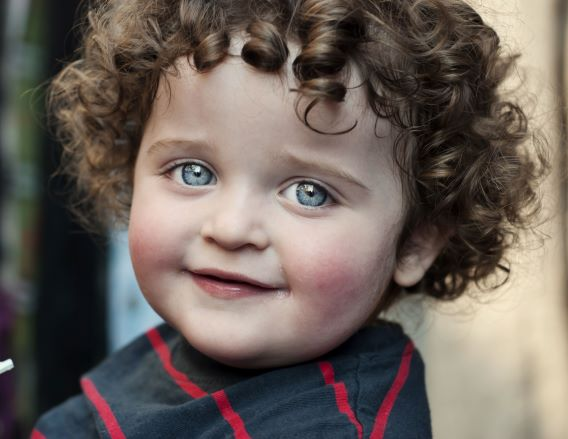
#> input picture test/baby-1.jpg, 568 x 439 px
$ python face_detect_img.py
#> lines starting #> are read from the running program, lines starting #| are printed output that depends on the picture; after the words box and inside, x2 and y2 are one past the last pixel; in counts of white or black regions, pixels touching at a corner belong together
#> in main, img is the input picture: shape (439, 568, 3); mean B, G, R 90.8, 97.5, 108.3
# =========================================================================
# Filename:     face_detect_img.py
# Name:         Tran Minh Chien
# Date:         2019.12.22
# =========================================================================

import numpy as np
import cv2
import matplotlib.pyplot as plt


def convertToRGB(image):
    return cv2.cvtColor(image, cv2.COLOR_BGR2RGB)

#  Faces detect function
def face_detect(cascade, test_image, scaleFactor = 1.1):
    # create a copy of the image to prevent any changes to the original one.
#> called with scaleFactor = 1.1
    image_copy = test_image.copy()

    #convert the test image to gray scale as opencv face detector expects gray images
    gray_image = cv2.cvtColor(image_copy, cv2.COLOR_BGR2GRAY)
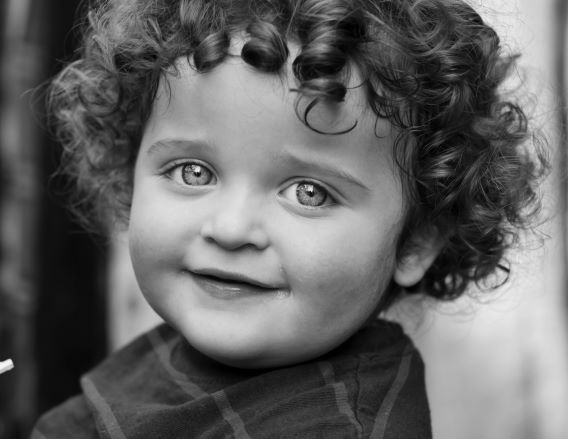
#> gray_image: shape (439, 568); min 0, max 252, mean 100

    # Applying the haar classifier to detect faces
    faces_rect = cascade.detectMultiScale(gray_image, scaleFactor=scaleFactor, minNeighbors = 5)
#> faces_rect = [[100, 69, 275, 275]]

    for (x, y, w, h) in faces_rect:
        cv2.rectangle(image_copy, (x, y), (x+w, y+h), (0, 255, 0), 5)
#> this loop made 1 pass
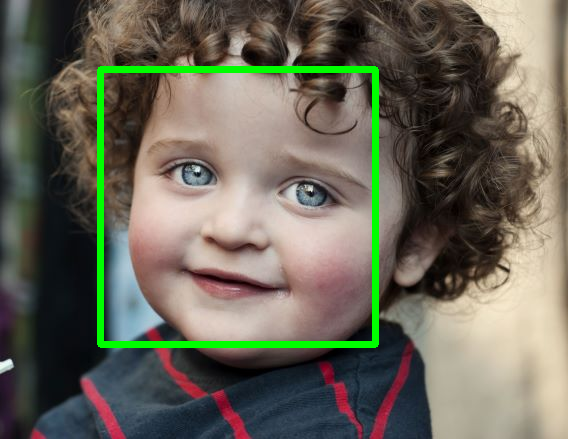
#> image_copy: shape (439, 568, 3); 3.08% of pixels changed, all inside (x1, y1, x2, y2) = (97, 66, 379, 348)

    return image_copy

# Main function
def main():
    # Load Haar cascade data
    haar_cascade_face = cv2.CascadeClassifier('data/haarcascades/haarcascade_frontalface_alt2.xml')

    # Load image
    img = cv2.imread('test/baby-1.jpg')

    # Detect faces
    faces = face_detect(haar_cascade_face, img)

    # Convert to RGB and display image
    # plt.imshow(convertToRGB(faces))

    # Display the images in subplots
    cv2.imshow('faces',faces)

if __name__ == '__main__':
    main()
    cv2.waitKey(0)

$ run again, with test/baby-2.jpg copied over test/baby-1.jpg
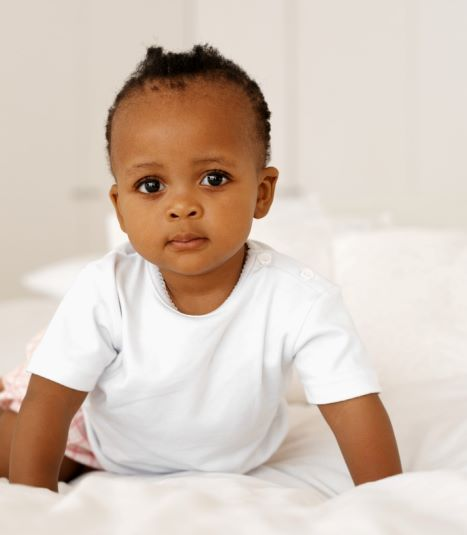
#> input picture test/baby-2.jpg, 467 x 535 px
#> in main, img is the input picture: shape (535, 467, 3); mean B, G, R 186.4, 198.3, 214.1
#> in face_detect, `gray_image = cv2.cvtColor(image_copy, cv2.COLOR_BGR2GRAY)`:
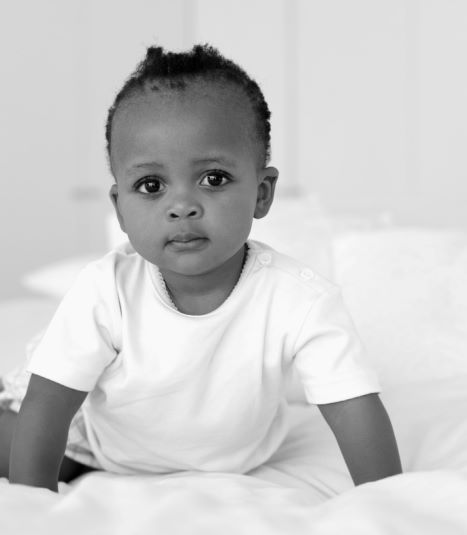
#> gray_image: shape (535, 467); min 0, max 255, mean 201.7
#> faces_rect = [[98, 116, 166, 166]]
#> the loop in face_detect, `for (x, y, w, h) in faces_rect:` made 1 pass
#> after the loop in face_detect, `for (x, y, w, h) in faces_rect:`:
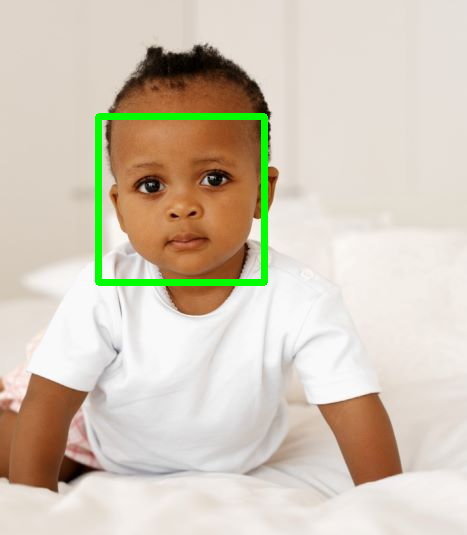
#> image_copy: shape (535, 467, 3); 1.85% of pixels changed, all inside (x1, y1, x2, y2) = (95, 113, 268, 286)

$ run again, with test/group.png saved as test/baby-1.jpg
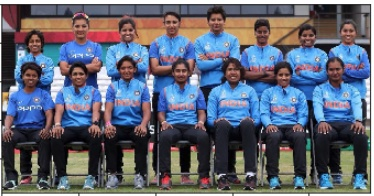
#> input picture test/group.png, 374 x 196 px
#> in main, img is the input picture: shape (196, 374, 3); mean B, G, R 118.1, 102.4, 96.4
#> in face_detect, `gray_image = cv2.cvtColor(image_copy, cv2.COLOR_BGR2GRAY)`:
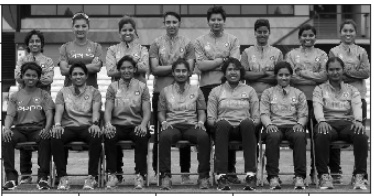
#> gray_image: shape (196, 374); min 0, max 255, mean 102.4
#> faces_rect = [[70, 18, 21, 21], [171, 62, 21, 21]]
#> the loop in face_detect, `for (x, y, w, h) in faces_rect:` made 2 passes
#> after the loop in face_detect, `for (x, y, w, h) in faces_rect:`:
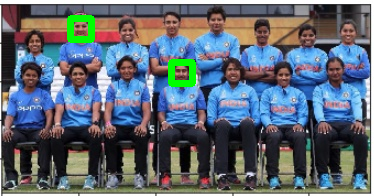
#> image_copy: shape (196, 374, 3); 1.55% of pixels changed, all inside (x1, y1, x2, y2) = (67, 15, 196, 87)
